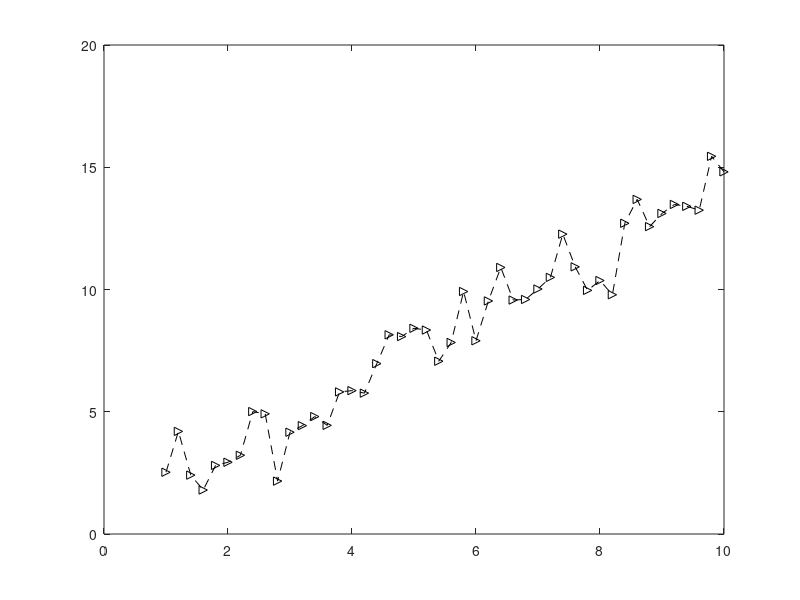
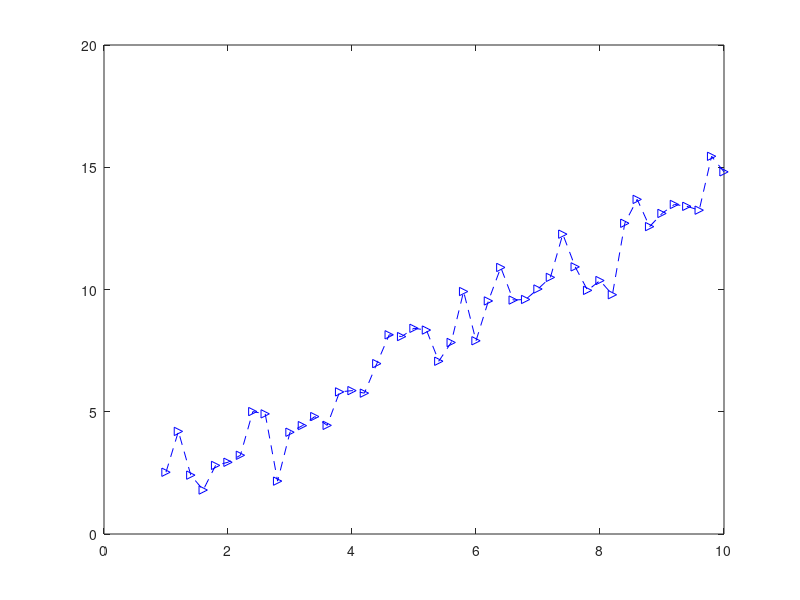

The MATLAB script that drew these images, in order:
% This is an example for linear curve fitting
% Author: Dr. Vibhav Durgesh
% Date: 1/14/2022
clear all
close all
clc
 
x = 1:0.2:10;
y = 1.37*x + 0.76 + randn(size(x));
hf1 = figure(1);
plot(x,y,'k>--');

hf2= figure(2)
plot(x,y,'b>--');

set(hf2,'units','inches','position',[0.5 0.5 6.00 3.0]);
